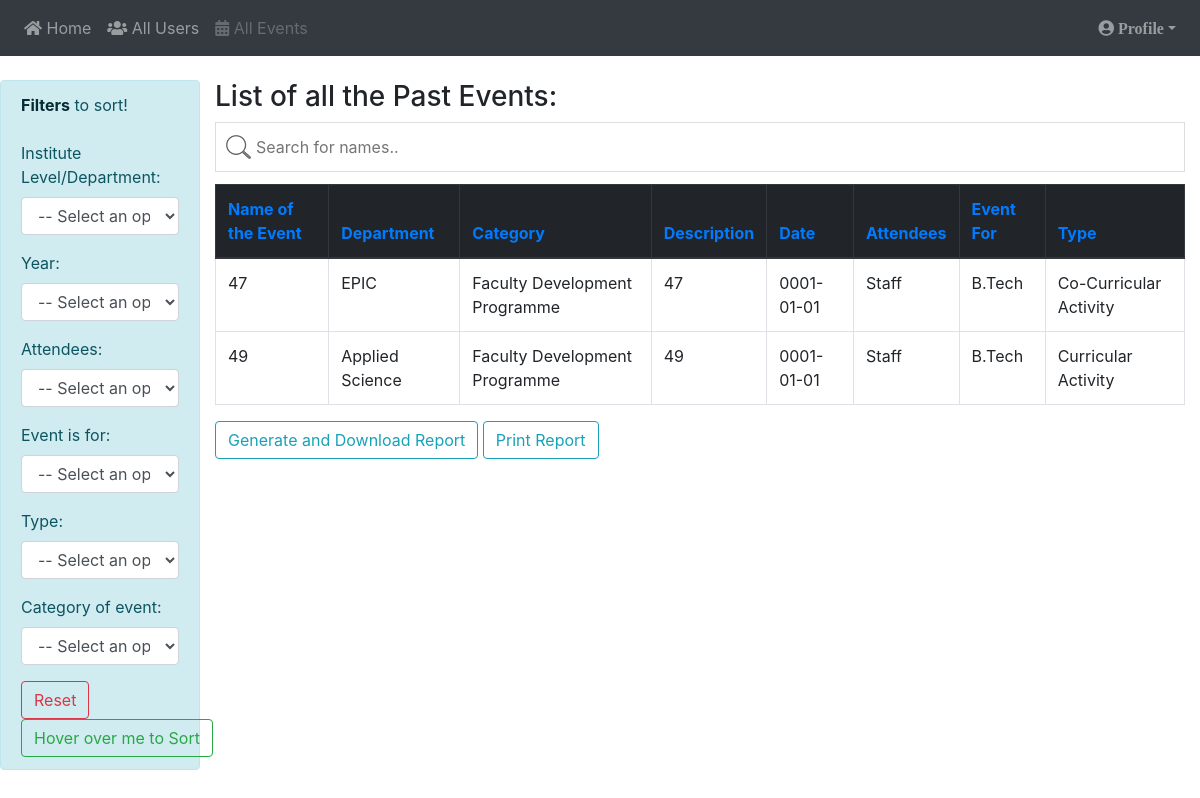
The app's page /admin/allEvents.php (signed in) with its own data.
### tables this page shows
CREATE TABLE `events` (
  `eventId` tinyint(11) NOT NULL,
  `name` varchar(20) NOT NULL,
  `department` varchar(50) NOT NULL,
  `incharge` varchar(50) NOT NULL,
  `date` date NOT NULL,
  `type` varchar(50) NOT NULL,
  `eventDescribe` varchar(2000) NOT NULL,
  `achievements` varchar(500) NOT NULL,
  `attendees` varchar(30) NOT NULL,
  `eventFor` varchar(20) NOT NULL,
  `resourceName` varchar(1000) NOT NULL,
  `resourceDesignation` varchar(1000) NOT NULL,
  `category` varchar(70) NOT NULL,
  `media` varchar(2000) NOT NULL,
  `userId` tinyint(11) NOT NULL,
  `url` varchar(100) NOT NULL,
  `approvalStatus` tinyint(4) DEFAULT NULL,
  `declineReply` varchar(2000) DEFAULT NULL,
  `viewedNotification` tinyint(4) DEFAULT NULL
);

### admin/allEvents.php (the view, shortened to what this page needs)
<?php
$conn=mysqli_connect("localhost", "root", "", "sitems");
$sql="SELECT * FROM events WHERE approvalStatus='1' ORDER BY date DESC";
$result=mysqli_query($conn, $sql);
$array=array();
while($row=$result->fetch_array()){
         $array[]=$row;
}
$totalEvents=mysqli_num_rows($result);
?>
<!DOCTYPE HTML>
<html>
<head>
	<link href="../assets/css/bootstrap.min.css" rel="stylesheet">
	<link rel="stylesheet" href="https://use.fontawesome.com/releases/v5.2.0/css/all.css">
	<link rel="stylesheet" href="../assets/mycss/facultyHome.css">
</head>
<body>
<nav class="navbar sticky-top navbar-expand-sm bg-dark navbar-dark">
  <ul class="navbar-nav">
   <li class="nav-item">
      <a class="nav-link" href="home.php"><i class="fas fa-home"></i>   Home</a>
    </li>
    <li class="nav-item">
      <a class="nav-link"  href="allUsers.php"><i class="fas fa-users"></i>   All Users</a>
    </li>
    <li class="nav-item">
      <a class="nav-link disabled"><i class="fas fa-calendar-alt"></i>   All Events</a>
    </li>
  </ul>
  <ul class="navbar-nav ml-auto">
    <li class="nav-item dropdown">
      <a class="nav-link dropdown-toggle" href="#" id="navbarDropdown" role="button" data-toggle="dropdown" aria-haspopup="true" aria-expanded="false"><i class="fas fa-user-circle">       Profile</i></a>
    </li>
  </ul>
</nav>
<br/>
<div class="container-fluid">
    <div class="row">
       <div class="col-12 col-sm-12 col-md-12 col-lg-2 col-xl-2 alert alert-info">
          <strong class="alert-link">Filters</strong> to sort!
          <form class="moreFilters">
            <br/>
              <div class="form-group">
                <label for="department">Institute Level/Department:</label>
                  <select class="form-control" id="department1">
                    <option selected value=""> -- Select an option -- </option>
                  </select>
              </div>
              <div class="form-group">
                <label for="department">Year:</label>
                  <select class="form-control" id="year1">
                    <option selected value=""> -- Select an option -- </option>
                  </select>
              </div>
              <div class="form-group">
                <label for="department">Attendees:</label>
                  <select class="form-control" id="attendees1">
                    <option selected value=""> -- Select an option -- </option>
                  </select>
              </div>
              <div class="form-group">
                <label for="department">Event is for:</label>
                  <select class="form-control" id="eventFor1">
                    <option selected value=""> -- Select an option -- </option>
                  </select>
              </div>
              <div class="form-group">
                <label for="type">Type:</label>
                  <select class="form-control" id="type1">
                    <option selected value=""> -- Select an option -- </option>
                  </select>
              </div>
              <div class="form-group">
                <label for="category">Category of event:</label>
                  <select class="form-control" id="category1">
                    <option selected value=""> -- Select an option -- </option>
                  </select>
              </div>
              <button onclick="reset();" class="btn btn-outline-danger" id="resetFilters">Reset</button>
              <button onmouseover="sort();" class="btn btn-outline-success" id="submitFilters">Hover over me to Sort</button>
          </form>
         </div>
        <div class="col-12 col-sm-12 col-md-12 col-lg-10 col-xl-10">
            <h3>List of all the Past Events: </h3>
            <input type="text" id="myInput" onkeyup="search()" placeholder="Search for names.." title="Type in a name">
        <table class="table table-bordered table-hover allEventsTable" id="myTable">
          <thead class="thead-dark">
            <tr>
              <th><a id="name" data-order="desc" href="#">Name of the Event</a></th>
              <th><a id="department" data-order="desc" href="#">Department</a></th>
              <th><a id="category" data-order="desc" href="#">Category</a></th>
              <th><a id="eventDescribe" data-order="desc" href="#">Description</a></th>
              <th><a id="date" data-order="desc" href="#">Date</a></th>
              <th><a id="attendees" data-order="desc" href="#">Attendees</a></th>
              <th><a id="eventFor" data-order="desc" href="#">Event For</a></th>
              <th><a id="type" data-order="desc" href="#">Type</a></th>
            </tr>
          </thead>
          <tbody>
          <?php
            for($i=0; $i<$totalEvents; $i=$i+1){
            ?>
                <div id="eventRows">
                 <tr class='clickable-row' data-href='../eventDetails.php/?url=<?php echo $array[$i]['url']; ?>'>
                  <td><?php echo $array[$i]['name']; ?></td>
                  <td><?php echo $array[$i]['department']; ?></td>
                  <td><?php echo $array[$i]['category']; ?></td>
                  <td><?php echo $array[$i]['eventDescribe']; ?></td>
                  <td><?php echo $array[$i]['date']; ?></td>
                  <td><?php echo $array[$i]['attendees']; ?></td>
                  <td><?php echo $array[$i]['eventFor']; ?></td>
                  <td><?php echo $array[$i]['type']; ?></td>
                </tr>
                </div>
          <?php
            }
          ?>
          </tbody>
        </table>
          <button onclick="exportToExcel();" class="btn btn-outline-info" id="generateReport">Generate and Download Report</button>
          <button onclick="print();" class="btn btn-outline-info" id="printReport">Print Report</button>
        </div>
    </div>
    <br/><br/><br/>
</div>
</body>

### assets/mycss/facultyHome.css (style rules this page uses)
#myInput { background-image: url('../img/searchIcon.png'); background-position: 10px 12px; background-repeat: no-repeat; width: 100%; font-size: 16px; padding: 12px 20px 12px 40px; border: 1px solid #ddd; margin-bottom: 12px; }
#myTable tr { cursor: pointer; }

### records on screen
events: name "47", department "EPIC", category "Faculty Development Programme", eventDescribe "47", date "0001-01-01", attendees "Staff", eventFor "B.Tech", type "Co-Curricular Activity"
events: name "49", department "Applied Science", category "Faculty Development Programme", eventDescribe "49", date "0001-01-01", attendees "Staff", eventFor "B.Tech", type "Curricular Activity"
